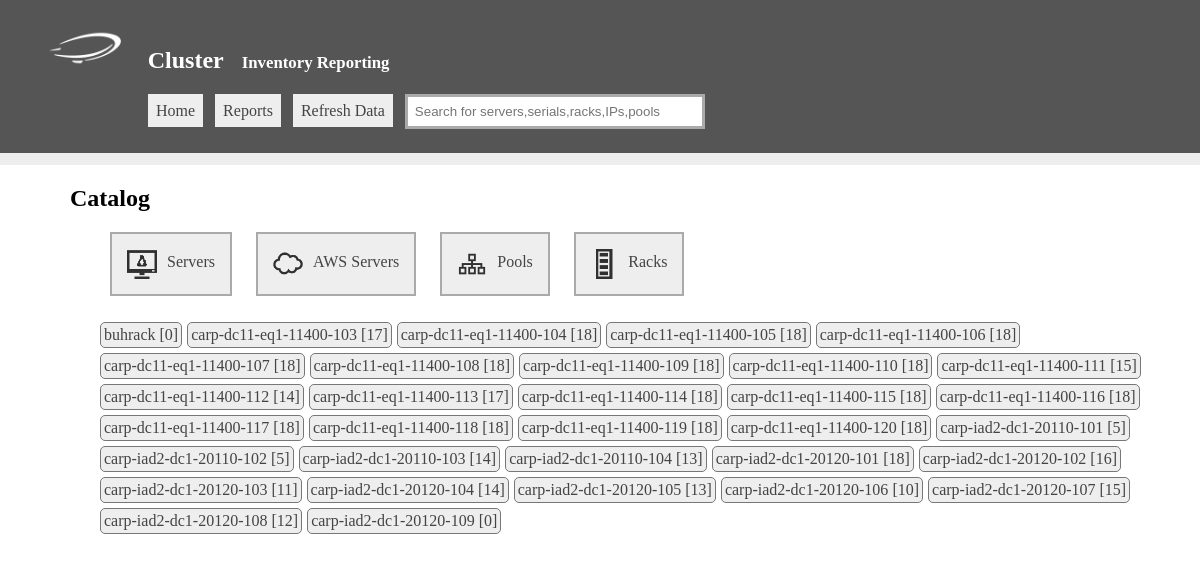
Page /catalog.php?items=racks on the committed database.
### tables this page shows
CREATE TABLE 'rack' ('id'  INTEGER PRIMARY KEY,'name'  TEXT);

### config.php (called while the page is built, shortened)
<?php
$mastertitle="Cluster";
$tagline="Inventory Reporting";

### connectors.php (called while the page is built, shortened)
<?php
class sqlite
{
	function __construct($config){
		$this->config=$config;
	}
	public function search($q){
		$ret=array();
		$hdl=new SQLite3($this->config['filename']);
		$result = $hdl->query($q);
		if($result) {
			while ($row = @$result->fetchArray(SQLITE3_ASSOC)) {
				$ret[] = $row;
			}
		}
		return $ret;
	}
}

### catalog.php (the view, shortened to what this page needs)
<?php
include "header.php";
echo "<div style='padding-left:70px'>";
echo "<h2>Catalog</h2>";
echo "
    <ul id='catnav'>
        <li><a href='./catalog.php?items=servers'><img src='./images/icons/linux.png' />Servers</a></li>
        <li><a href='./view.php?type=aws'><img src='./images/icons/cloud.png' />AWS Servers</a></li>
        <li><a href='./catalog.php?items=pools'><img src='./images/icons/connections.png' />Pools</a></li>
        <li><a href='./catalog.php?items=racks'><img src='./images/icons/rack.png' />Racks</a></li>
    </ul>";
$items=@$_GET['items'];
if($items){
    $sqlite = new sqlite($sqlite);
    echo "<div id='viewbox'>";
    if($items=="racks"){
        $q="select rack.name,rack.id, count(rackservermap.id) as x from rack
            left join rackservermap on rack.id = rackservermap.rackid
            group by rack.name
            order by rack.name asc";
        $racks=$sqlite->search($q);
        if($racks){
            foreach($racks as $rack){
                echo "<a href='./view.php?type=rack&id=".$rack['id']."' class='floatbox'>".$rack['name']." [".$rack['x']."]</a>";
            }
        }
    }
    echo "</div>";
}
echo "</div>";
?>

### header.php (shortened to what this page needs)
<?php
include "config.php";
include "connectors.php";
?>
<head>
<link rel='stylesheet' href='http://cdn.datatables.net/1.10.12/css/jquery.dataTables.min.css'/>
<link rel='stylesheet' href='mainstyle.css'/>
<link rel='stylesheet' href='./jquery-ui/jquery-ui.min.css'/>
</head>
<body>
<div id="headwrap">
	<div id="mainhead">
		<h2 style='margin-left:30px'><a class='homelink' href='.'><img class='logo' src='./images/logo.png' />
										<?php
											echo $mastertitle;
											if($tagline){
												echo "&nbsp;&nbsp;&nbsp;<span style='font-size:.7em'>".$tagline."</span>";
											}
										?>
			</a></h2>
		<div id="mainnav">
			<ul id='navlist'>
				<li><a href='./ '>Home</a></li>
				<li><a href='./reports.php'>Reports</a></li>
				<li><a target='_blank' href='./import.php'>Refresh Data</a></li>
				<li><input placeholder="Search for servers,serials,racks,IPs,pools" id="searchbox" /></li>
			</ul>
		</div>
	</div>
</div>

### mainstyle.css (style rules this page uses)
body { padding:0xp;margin:0px; }
a.homelink { text-decoration:none;border:none }
#searchbox { padding:7px;color:#444;border:3px solid #aaa;width:300px;color:darkgreen }
#viewbox { padding:10px;padding-left:30px; }
.floatbox { display:inline-block;padding:3px;border:1px solid #777; border-radius:5px;background:#eee;color:#444;text-decoration:none;background:#eee;margin-right:5px;margin-bottom:5px; }
#mainhead { background:#555;color:#fff;padding:8px;margin-bottom:10px;position:relative;border-bottom:12px solid #eee }
#mainhead a { color:#fff;text-decoration:none; }
#mainhead #navlist { padding-left:140px; }
#mainhead #navlist li { display:inline;margin-right:8px;list-style:none }
#mainhead #navlist li a { padding:8px;background:#eee;color:#444 }
#mainhead img.logo { height:40px;margin-right:10px; }
#catnav li { list-style:none;display:inline-block;text-align:center;width:auto;padding:15px;margin-right:20px;background:#eee;border:2px solid #aaa }
#catnav img { margin-right:10px;vertical-align:middle;height:30px;opacity:.8 }
#catnav li a { text-decoration:none;color:#444 }

### rows in the picture
rack: name "buhrack", x "0"
rack: name "carp-dc11-eq1-11400-103", x "17"
rack: name "carp-dc11-eq1-11400-104", x "18"
rack: name "carp-dc11-eq1-11400-105", x "18"
rack: name "carp-dc11-eq1-11400-106", x "18"
rack: name "carp-dc11-eq1-11400-107", x "18"
rack: name "carp-dc11-eq1-11400-108", x "18"
rack: name "carp-dc11-eq1-11400-109", x "18"
rack: name "carp-dc11-eq1-11400-110", x "18"
rack: name "carp-dc11-eq1-11400-111", x "15"
rack: name "carp-dc11-eq1-11400-112", x "14"
rack: name "carp-dc11-eq1-11400-113", x "17"
rack: name "carp-dc11-eq1-11400-114", x "18"
rack: name "carp-dc11-eq1-11400-115", x "18"
rack: name "carp-dc11-eq1-11400-116", x "18"
rack: name "carp-dc11-eq1-11400-117", x "18"
rack: name "carp-dc11-eq1-11400-118", x "18"
rack: name "carp-dc11-eq1-11400-119", x "18"
rack: name "carp-dc11-eq1-11400-120", x "18"
rack: name "carp-iad2-dc1-20110-101", x "5"
rack: name "carp-iad2-dc1-20110-102", x "5"
rack: name "carp-iad2-dc1-20110-103", x "14"
rack: name "carp-iad2-dc1-20110-104", x "13"
rack: name "carp-iad2-dc1-20120-101", x "18"
rack: name "carp-iad2-dc1-20120-102", x "16"
rack: name "carp-iad2-dc1-20120-103", x "11"
rack: name "carp-iad2-dc1-20120-104", x "14"
rack: name "carp-iad2-dc1-20120-105", x "13"
rack: name "carp-iad2-dc1-20120-106", x "10"
rack: name "carp-iad2-dc1-20120-107", x "15"
rack: name "carp-iad2-dc1-20120-108", x "12"
rack: name "carp-iad2-dc1-20120-109", x "0"

### other values in the picture
$mastertitle "Cluster"
$tagline "Inventory Reporting"
